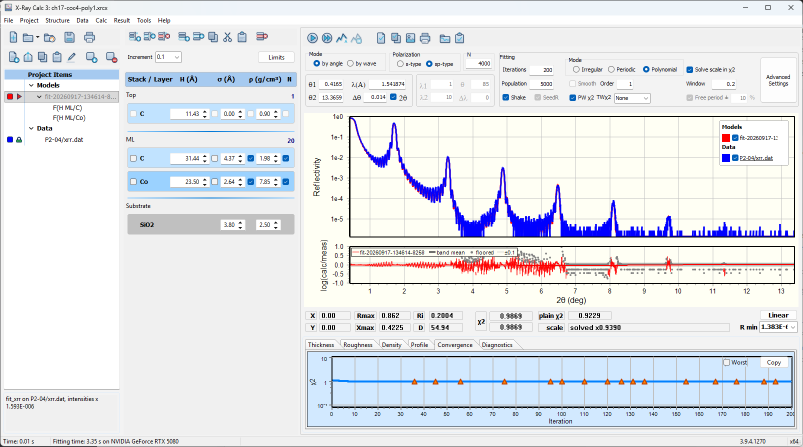
#> input picture figures-src/screenshots/ch17-polynomial-full.png, 1606 x 893 px (shown at 1/2 size)
$ python fig_gui_captures.py
#> lines starting #> are read from the running program, lines starting #| are printed output that depends on the picture
"""Figures 17-1, 17-3, 18-1, 19-2 and 19-3: crops of X-Ray Calc 3.9.4.1270 captures.

The captures are in figures-src/screenshots/ (light theme, 96 dpi, the main window set to
1620 x 900 and captured with its DWM frame bounds, 1606 x 893 pixels, while topmost). They were
taken on 2026-09-25 by the drivers in figures-src/gui/:
  s17.py   CoC4 in Polynomial mode of order 1, one run in the program (Figures 17-1, 17-3,
           18-1): ch17-polynomial-full.png, ch17-profile-function.png, ch18-fit-report.png
           (the Fit report window enlarged to 920 pixels so that all eight orders show)
  s19.py   the staged fit of Chapter 19 (Figures 19-2, 19-3): ch19-staged-frozen-full.png,
           ch19-staged-resume-limits.png
Figure 17-1 joins two crops of the main window: the Fitting panel over the project tree and
the structure panel. Before the capture the mode was switched to Periodic and back to
Polynomial, because opening a project or selecting a model leaves the boxes after σ and ρ
disabled in Polynomial mode in this build (reported to the author).

Run:  python scripts/figures/fig_gui_captures.py
Out:  public/figures/fig-17-1-polynomial-mode.png, fig-17-3-profile-function.png,
      fig-18-1-fit-report.png, fig-19-2-frozen-stack.png, fig-19-3-resume-limits.png
"""
from pathlib import Path

from PIL import Image
from PIL.PngImagePlugin import PngInfo

ROOT = Path(__file__).resolve().parents[2]
SHOTS = ROOT / "figures-src" / "screenshots"
OUT = ROOT / "public" / "figures"
VERSION = "X-Ray Calc 3.9.4.1270"


def save(img, name, title, src):
    info = PngInfo()
    info.add_text("Title", title)
    info.add_text("Source", f"{src}; {VERSION}; script scripts/figures/fig_gui_captures.py")
    img.save(OUT / name, pnginfo=info, dpi=(96, 96))
    print("wrote", name, img.size)


def main():
    full = Image.open(SHOTS / "ch17-polynomial-full.png").convert("RGB")
#> full is the input picture: PIL image 1606x893 RGB; mean R, G, B 228.8, 231.4, 235.6
    assert full.size == (1606, 893), full.size
    top = full.crop((996, 101, 1602, 209))        # the Fitting panel
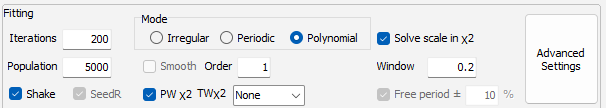
#> top: PIL image 606x108 RGB; mean R, G, B 233.2, 234, 235
    bottom = full.crop((0, 98, 610, 474))         # project tree and structure panel
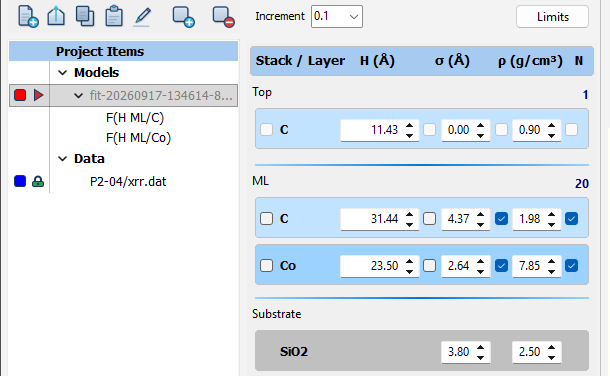
#> bottom: PIL image 610x376 RGB; mean R, G, B 223.6, 230.8, 237.6
    fig = Image.new("RGB", (610, top.height + bottom.height), (240, 240, 240))
#> fig: PIL image 610x484 RGB; every value is 240
    fig.paste(top, (0, 0))
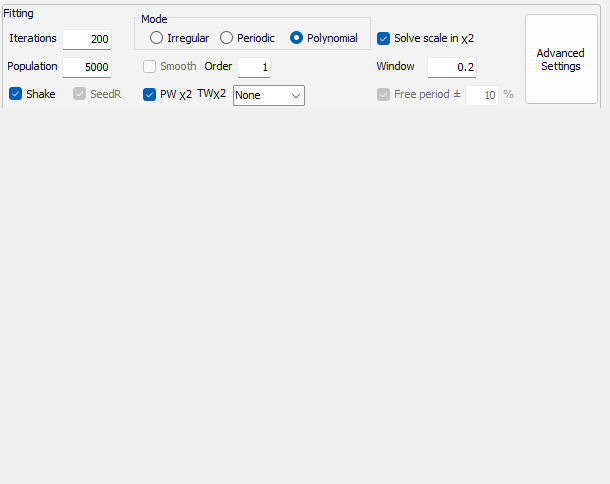
#> fig: PIL image 610x484 RGB; mean R, G, B 238.5, 238.7, 238.9
    fig.paste(bottom, (0, top.height))
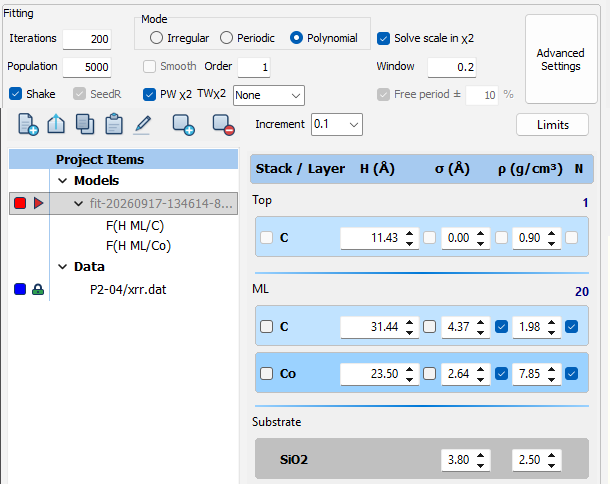
#> fig: PIL image 610x484 RGB; mean R, G, B 225.7, 231.5, 237
    save(fig, "fig-17-1-polynomial-mode.png", "Figure 17-1: Polynomial mode of order 1",
         "ch17-polynomial-full.png")
#| wrote fig-17-1-polynomial-mode.png (610, 484)
    save(Image.open(SHOTS / "ch17-profile-function.png").convert("RGB"), "fig-17-3-profile-function.png",
         "Figure 17-3: the Profile function editor of F(H ML/C)", "ch17-profile-function.png")
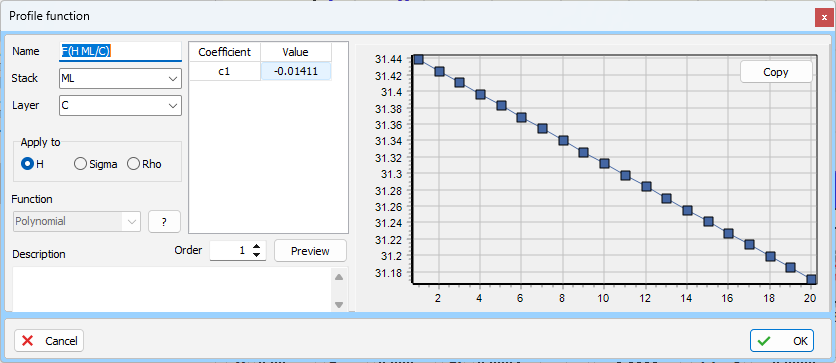
#> input picture figures-src/screenshots/ch17-profile-function.png, 836 x 363 px
#> in save, img is the input picture: PIL image 836x363 RGB; mean R, G, B 231, 234.1, 237
#| wrote fig-17-3-profile-function.png (836, 363)
    save(Image.open(SHOTS / "ch18-fit-report.png").convert("RGB"), "fig-18-1-fit-report.png",
         "Figure 18-1: Result > Fit report", "ch18-fit-report.png")
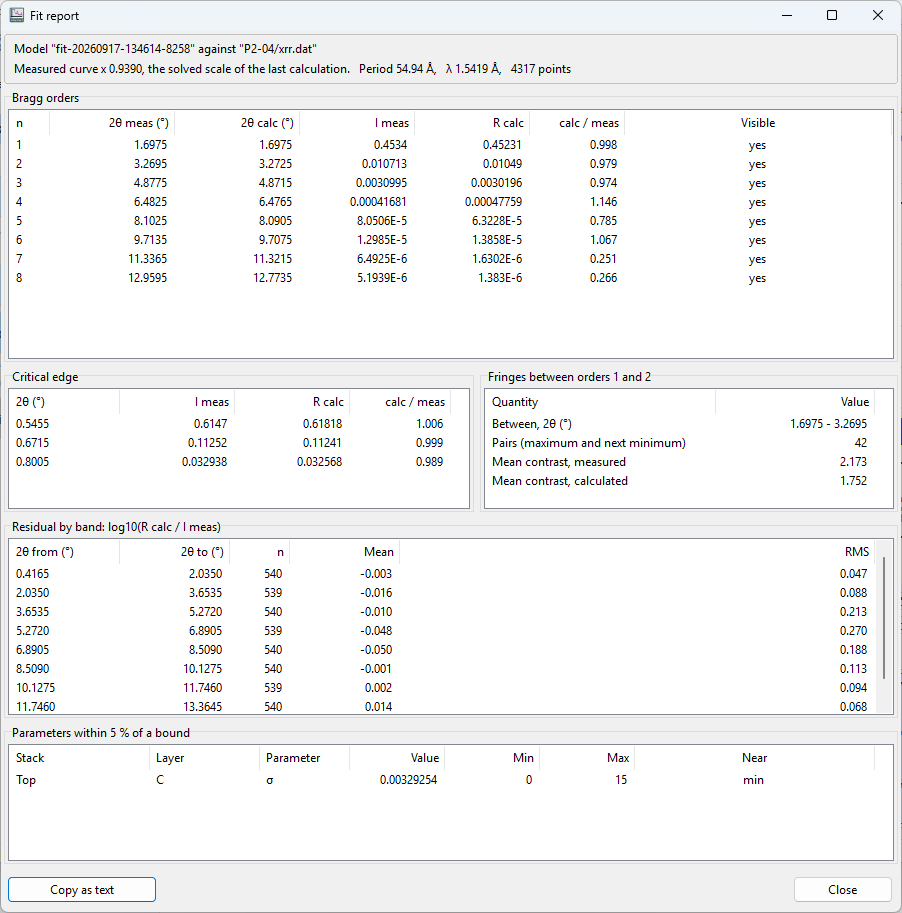
#> input picture figures-src/screenshots/ch18-fit-report.png, 902 x 913 px
#> in save, img is the input picture: PIL image 902x913 RGB; mean R, G, B 243.6, 243.8, 244.2
#| wrote fig-18-1-fit-report.png (902, 913)
#> (the run stopped early here; a loop or call above may not have finished)
